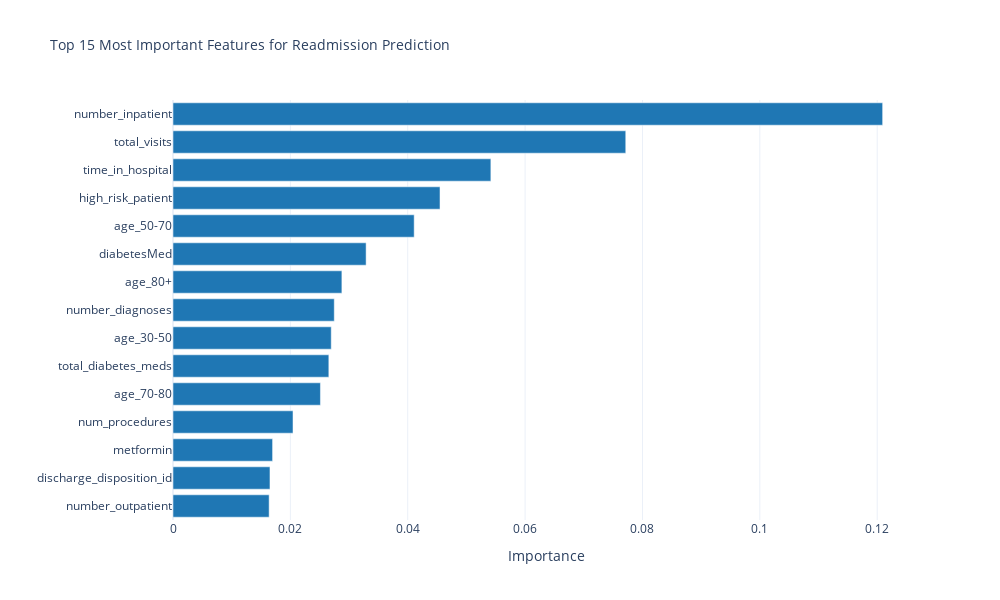

Notebook code for this chart:
### Markdown cell above
## 7. Feature Importance for Clinical Interpretation

### Code cell
feature_importance = model.get_feature_importance(feature_names)
importance_df = pd.DataFrame({
    'feature': feature_importance.keys(),
    'importance': feature_importance.values()
}).sort_values('importance', ascending=False).head(15)

fig = go.Figure(data=[
    go.Bar(
        x=importance_df['importance'],
        y=importance_df['feature'],
        orientation='h',
        marker=dict(color='#1f77b4')
    )
])

fig.update_layout(
    title=dict(
        text='Top 15 Most Important Features for Readmission Prediction',
        font=dict(size=14)
    ),
    xaxis_title='Importance',
    yaxis_title='',
    height=600,
    width=1000,
    template='plotly_white',
    showlegend=False
)

fig.update_yaxes(autorange='reversed')
fig.show()

### Figure 1 — Plotly figure (JSON) as saved in the notebook; plotly's stock layout.template omitted (floating-point values rounded to 4 significant figures)
{"data": [{"marker": {"color": "#1f77b4"}, "orientation": "h", "x": [0.1209, 0.07715, 0.05417, 0.0455, 0.0411, 0.03291, 0.02878, 0.02748, 0.02697, 0.02656, 0.02512, 0.02045, 0.01697, 0.01653, 0.01638], "y": ["number_inpatient", "total_visits", "time_in_hospital", "high_risk_patient", "age_50-70", "diabetesMed", "age_80+", "number_diagnoses", "age_30-50", "total_diabetes_meds", "age_70-80", "num_procedures", "metformin", "discharge_disposition_id", "number_outpatient"], "type": "bar"}], "layout": {"title": {"font": {"size": 14}, "text": "Top 15 Most Important Features for Readmission Prediction"}, "xaxis": {"title": {"text": "Importance"}}, "yaxis": {"title": {"text": ""}, "autorange": "reversed"}, "height": 600, "width": 1000, "showlegend": false}}
